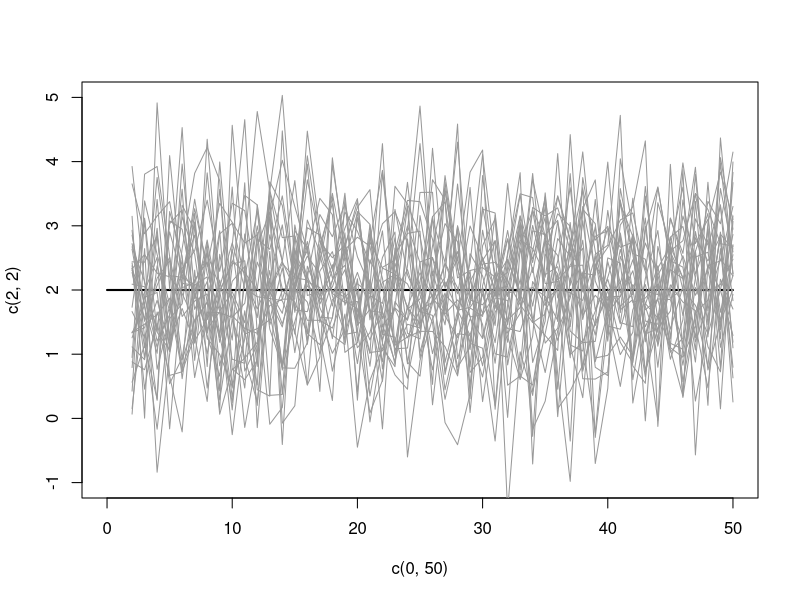

Here is the R script that generated this plot:
# Initialize Random Number Generator
set.seed(348546)
# initial empty graph with expected value
plot(c(0,50),c(2,2),type="l",lwd=2,ylim=c(-1,5))

# loop over draws:
for(r in 1:30) {
  # i.i.d. standard normal shock
  e <- rnorm(50)
  # Random walk as cumulative sum of shocks
  y <- ts(cumsum(2+e))
  # First difference
  Dy <- diff(y)
  # Add line to graph
  lines(Dy, col=gray(.6))
}
